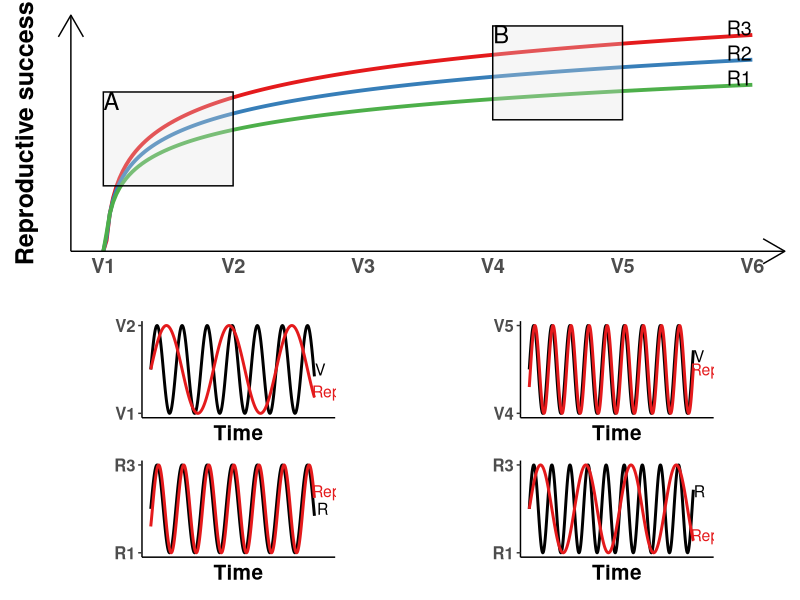

Write R code to recreate this figure. (Note: this script raises an error after producing the figure.)
## ---- chunk 1
library(ggplot2)
library(patchwork)


#First dataset RED
s1 <- seq(from=0, to=100, by=0.5)
l1 = log(s1, base = 6)
d1 = data.frame(l1, s1)


#Second dataset BLUE
s2 <- seq(from=0, to=100, by=0.5)
l2 = log(s2, base = 8)
d2 = data.frame(l2, s2)

#Third dataset GREEN
s3 <- seq(from=0, to=100, by=0.5)
l3 = log(s3, base = 12)
d3 = data.frame(l3, s3)



to=ggplot(d1, aes(s1, l1)) +
  geom_line(color = "#e41a1c", linewidth=1.3) +
  geom_line(data =  d2, aes(s2,l2), color = "#377eb8",linewidth=1.3) +
  geom_line(data =  d3, aes(s3,l3), color = "#4daf4a",linewidth=1.3) +
  ylab("Reproductive success")+
  labs(x = "") +
  theme_classic()+
  theme(axis.text.y=element_blank(),
        axis.ticks.y=element_blank())+
  scale_x_continuous(breaks=seq(from= 0, to= 100, by = 20), labels=c("V1","V2","V3", "V4","V5","V6"))+
  theme(text = element_text(size=18,face="bold"))+
  theme(axis.ticks.x=element_blank())+
  annotate("rect", xmin = c(0, 60), xmax = c(20,80), ymin = c(0.4, 1.35), 
           ymax = c(1.75, 2.7), linetype = 1, fill="gray88", alpha=0.3, colour = "black") +
  annotate("text", x = c(98, 98,98), y = c(2.67, 2.31,1.95), label = c("R3", "R2", "R1"), size=5)+
  annotate("text", x = c(1.25, 61.3), y = c(1.62,2.58), label = c("A", "B"), size=6)+
  theme(axis.line.x = element_line(arrow = arrow()))+
  theme(axis.line.y = element_line(arrow = arrow()))



##################################
x <- seq(0, 41, by = 0.1)
y1 <- sin(x)
y1.2 <- cos(x+4.3)

da1 <- data.frame( x, y1)
da1.2 <- data.frame( x, y1.2)

R_1=ggplot(da1, aes(x, y1))+
  geom_line( size=1) +
  geom_line(data =  da1.2, aes(x, y1.2), color = "#e41a1c",size=1)+
  theme_classic() +
  xlab("Time") +
  theme(axis.text.x=element_blank(),
        axis.ticks.x=element_blank()) + 
  scale_y_continuous(breaks=seq(from= -1, to= 1, by = 2), labels=c("R1","R3"))+
  theme(text = element_text(size=15, face="bold"))+
  theme(axis.title.y = element_blank()) +
  annotate("text", x = 44, y = 0.4, label = "Rep", size=4,color="#e41a1c")+
  annotate("text", x = 43, y = 0, label = "R", size=4)+ 
  theme(aspect.ratio=0.5)



###################################

x2 <- seq(0, 41, by = 0.1)
y2 <- sin(x2)
y3 = sin(x2/2.5)

da2 <- data.frame(x2, y2)
da2.1 = data.frame(x2,y3)

v_1=ggplot(da2, aes(x2, y2))+
  geom_line( size=1) +
  geom_line(data =  da2.1, aes(x2,y3), color = "#e41a1c",size=1)+
  theme_classic() +
  xlab("Time")+
  theme(axis.text.x=element_blank(),
        axis.ticks.x=element_blank())+ 
  scale_y_continuous(breaks=seq(from= -1, to= 1, by = 2), labels=c("V1","V2"))+
  theme(text = element_text(size=15, face="bold"))+
  theme(axis.title.y = element_blank())+
  annotate("text", x = 44, y = -0.5, label = "Rep", size=4, color="#e41a1c")+
  annotate("text", x = 42.5, y = 0, label = "V", size=4) + 
  theme(aspect.ratio=0.5)


po1=v_1/R_1


######################
x3 <- seq(0, 57, by = 0.1)
y3 <- sin(x3)
y3.1 <- cos(x3+4.3)

da3 <- data.frame(x3, y3)
da3.1 <- data.frame(x3, y3.1)

v_2=ggplot(da3, aes(x3, y3))+
  geom_line( size=1) +
  geom_line(data =  da3.1, aes(x3,y3.1), color = "#e41a1c",size=1)+
  theme_classic() +
  xlab("Time") +
  theme(axis.text.x=element_blank(),
        axis.ticks.x=element_blank()) + 
  scale_y_continuous(breaks=seq(from= -1, to= 1, by = 2), labels=c("V4","V5"))+
  theme(text = element_text(size=15, face="bold"))+
  theme(axis.title.y = element_blank()) +
  annotate("text", x = 61, y = 0, label = "Rep", size=4,color="#e41a1c")+
  annotate("text", x = 59, y = 0.3, label = "V", size=4)+ 
  theme(aspect.ratio=0.5)




########################################
x4 <- seq(0, 57, by = 0.1)
y4 <- sin(x4)
y5 = sin(x4/2.5)


da4 <- data.frame(x4, y4)
da5 = data.frame(x4,y5)

R_2=ggplot(da4, aes(x4, y4))+
  geom_line( size=1) +
  geom_line(data =  da5, aes(x4,y5), color = "#e41a1c",size=1)+
  theme_classic() +
  xlab("Time")+
  theme(axis.text.x=element_blank(),
        axis.ticks.x=element_blank())+ 
  scale_y_continuous(breaks=seq(from= -1, to= 1, by = 2), labels=c("R1","R3"))+
  theme(text = element_text(size=15, face="bold"))+
  theme(axis.title.y = element_blank())+
  annotate("text", x = 61, y = -0.6, label = "Rep", size=4, color="#e41a1c")+
  annotate("text", x = 59, y = 0.4, label = "R", size=4)+ 
  theme(aspect.ratio=0.5)


po2=v_2/R_2


to/ (po1 |po2)
## ---- chunk 2

#model fruit stability ~ visitation rate stability
mod2_sta= lmer(cv_1_fruit ~ cv_1_visitation + (1|Plant_gen_sp)+(1|Site_ID), data = data_plant)

#getting effects 
effe3_mod_sta <-data.frame( effect("cv_1_visitation", mod2_sta, se = TRUE))


#plot model 
p_mod2=ggplot(effe3_mod_sta, aes(cv_1_visitation, fit)) + geom_line(size=1,linetype = "dashed")+
  geom_ribbon(aes(ymin = lower, ymax = upper), alpha=0.1)+
  geom_point(data = data_plant, aes(x =  cv_1_visitation, y = cv_1_fruit, color=Plant_gen_sp),alpha=0.7, size=7)+
  labs(color='Plant species')+
  scale_colour_brewer(palette = "Set1")+
  labs(y = "Stability of fruit proportion",x="Stability of visitation rate")+
  theme_bw ()+
  guides(colour=guide_legend(nrow=2,byrow=TRUE))+ theme(legend.text = element_text(face="italic"))





# model seed stability ~ visitation rate stability
mod3_sta= lmer(cv_1_seed ~ cv_1_visitation + (1|Plant_gen_sp)+(1|Site_ID), data = data_plant)


#getting effects 
effe4_mod_sta <-data.frame( effect("cv_1_visitation", mod3_sta, se = TRUE))


#plot model 
p_mod3=ggplot(effe4_mod_sta, aes(cv_1_visitation, fit)) + geom_line(size=1)+
  geom_ribbon(aes(ymin = lower, ymax = upper), alpha=0.2)+
  labs(color='Plant species')+
  geom_point(data = data_plant, aes(x =  cv_1_visitation, y = cv_1_seed, color=Plant_gen_sp), alpha=0.7,size=7)+
  scale_colour_brewer(palette = "Set1")+
  labs(y = "Stability of seed number",x="Stability of visitation rate")+
  theme_bw ()+
  guides(colour=guide_legend(nrow=2,byrow=TRUE))+ theme(legend.text = element_text(face="italic"))



#join plots
p_plant=p_mod2+p_mod3+ 
  plot_annotation(tag_levels = "A")& 
  theme(plot.tag.position = c(0, 1),
        plot.tag = element_text(hjust = -0.8, vjust = 0.5,size=30))& 
  theme(legend.position = "bottom",legend.background = element_blank(),legend.box.background = element_rect(colour = "black"))&theme(text = element_text(size=30))
p_plant+ plot_layout(guides = "collect")

## ---- chunk 3

Pollinator_Plant<- read.csv("../Data/Pollinator_Plant.csv") #400 observaciones
Pollinator_Plant<-Pollinator_Plant[,-1]
Pollinator_Plant$Year= as.factor(Pollinator_Plant$Year)
Pollinator_Plant$Site_ID= as.factor(Pollinator_Plant$Site_ID)
Pollinator_Plant$Plant_gen_sp= as.factor(Pollinator_Plant$Plant_gen_sp)


# species out
#plant species that for each year occur only at one site
spp_out <- Pollinator_Plant %>%
  group_by(Plant_gen_sp, Year) %>%
  summarise(Unique_Id = n_distinct(Site_ID)) %>%
  filter(Unique_Id == 1) %>%
  select(Plant_gen_sp, Year)


Pollinator_Plant= anti_join(Pollinator_Plant, spp_out)



# model 1
mod1_to= glmer(cbind(fruit_formado, Fruit_No) ~ S_total * Year + (1|Site_ID/Plant_gen_sp),family=binomial,data=Pollinator_Plant)

#getting effects for the two variables
ee_mod1 <- as.data.frame(Effect(c("S_total","Year"),mod = mod1_to))

p1=ggplot(ee_mod1, aes(S_total,fit))+
  geom_line(size=0.8)+
  geom_ribbon(aes(ymin = lower, ymax = upper), alpha = .2)+
  geom_point(data= Pollinator_Plant, aes(x = S_total , y = fruit_proportion),shape=21, fill="grey", size=6)+
  labs(x = "Pollinator richness",y="Fruit proportion")+
  facet_wrap(~Year, nrow = 1) + 
  theme_bw ()+
  theme(legend.position = "none")



# model 2
mod2_to= glmer(cbind(fruit_formado, Fruit_No) ~ visitatio_rate * Year + (1|Site_ID/Plant_gen_sp),family=binomial,data=Pollinator_Plant)

#getting effects for the two variables
ee_mod2 <- as.data.frame(Effect(c("visitatio_rate","Year"),mod = mod2_to))

p2=ggplot(ee_mod2, aes(visitatio_rate,fit))+
  geom_line(size=0.8)+  
  geom_ribbon(aes(ymin = lower, ymax = upper), alpha = .2)+
  geom_point(data= Pollinator_Plant, aes(x =visitatio_rate , y = fruit_proportion),shape=21, fill="grey", size=6)+
  labs(x = "Visitation rate",y="Fruit proportion")+
  facet_wrap(~Year, nrow = 1) + 
  coord_cartesian(xlim=c(0, quantile(Pollinator_Plant$visitatio_rate,0.95)))+
  theme_bw ()+
  theme(legend.position = "none")


p1/p2&theme(text = element_text(size=35))


## ---- chunk 4
# model plot (cv_1_visitation~S_total+asynchrony)


# plot for richness
plot_stabi_plant <- data_plant %>%
  nest_by(Plant_gen_sp) %>%
  mutate(mod = list(lm(cv_1_visitation~S_total,data))) %>%
  mutate(mod1 = list(ggeffects::ggpredict(mod, terms = "S_total"))) %>%
  mutate(plots = list(ggplot(mod1, aes(x, predicted)) + geom_line(size=1) +
  geom_ribbon(aes(ymin = conf.low, ymax = conf.high), linetype = 3, alpha=0.2, colour = "black")))

#Cistus crispus
p1=plot_stabi_plant$plots[[1]] + geom_point(data =data_plant %>% filter(Plant_gen_sp == "Cistus crispus"), 
  aes(x =  S_total, y = cv_1_visitation),color="#e41a1c", alpha=0.7,size=7)+ 
  labs(x = "",y="Stability of visitation rate")+scale_x_continuous(limits = c(9, 16))+
  scale_y_continuous(limits = c(-5,9.5))+
  theme_bw ()


#Cistus ladanifer
p2=plot_stabi_plant$plots[[2]] + geom_point(data = data_plant %>% filter(Plant_gen_sp == "Cistus ladanifer"), 
  aes(x =  S_total, y = cv_1_visitation),color="#377eb8",alpha=0.7, size=7)+ 
  labs(x = "",y=NULL)+scale_x_continuous(limits = c(3, 16))+ 
  scale_y_continuous(limits = c(-1.55,4))+
  theme_bw()

#Cistus salviifolius
p3=plot_stabi_plant$plots[[3]] + geom_point(data = data_plant %>% filter(Plant_gen_sp == "Cistus salviifolius"), 
  aes(x =  S_total, y = cv_1_visitation),color= "#4daf4a",alpha=0.7, size=7)+ 
  labs(x = "Richness",y=NULL)+scale_x_continuous(limits = c(3, 20))+  
  scale_y_continuous(limits = c(-3,6))+
  theme_bw()


#Halimium halimifolium
p4=plot_stabi_plant$plots[[4]] + geom_point(data = data_plant %>% filter(Plant_gen_sp == "Halimium halimifolium"), 
  aes(x =  S_total, y = cv_1_visitation), color= "#984ea3",alpha=0.7, size=7)+   labs(x = "",y=NULL)+ scale_x_continuous(limits = c(4, 14))+ 
  scale_y_continuous(limits = c(-0.7,3))+
  theme_bw()


#Lavandula pedunculata
p5=plot_stabi_plant$plots[[5]] + geom_point(data = data_plant %>% filter(Plant_gen_sp == "Lavandula pedunculata"), 
  aes(x =  S_total, y = cv_1_visitation),color="#ff7f00",alpha=0.7, size=7)+ 
  labs(x = "",y=NULL)+  
  scale_y_continuous(limits = c(-0.7,4.7))+
  theme_bw()




# model plot for asynchrony
plot_stabi_plant_2 <- data_plant %>%
  nest_by(Plant_gen_sp) %>%
  mutate(mod = list(lm(cv_1_visitation~asyn_LM,data))) %>%
  mutate(mod1 = list(ggeffects::ggpredict(mod, terms = "asyn_LM"))) %>%
  mutate(plots = list(ggplot(mod1, aes(x, predicted)) + geom_line(size=1) +
 geom_ribbon(aes(ymin = conf.low, ymax = conf.high),linetype = 3, alpha=0.2, colour = "black")))


#Cistus crispus
p1.1=plot_stabi_plant_2$plots[[1]] + geom_point(data = data_plant %>% filter(Plant_gen_sp == "Cistus crispus"), 
  aes(x =  asyn_LM, y = cv_1_visitation),color="#e41a1c",alpha=0.7, size=7)+ 
  labs(x = "",y="Stability of visitaion rate",subtitle = "Cistus crispus")+
  scale_y_continuous(limits = c(-5,9.5))+
   theme_bw()+theme( plot.subtitle = element_text(face = "italic"))


#Cistus ladanifer
p2.1=plot_stabi_plant_2$plots[[2]] + geom_point(data = data_plant %>% filter(Plant_gen_sp == "Cistus ladanifer"), 
  aes(x =  asyn_LM, y = cv_1_visitation),color="#377eb8", alpha=0.7,size=7)+ 
  labs(x = "",y=NULL,subtitle = "Cistus ladanifer")+ 
  scale_y_continuous(limits = c(-1.55,4))+
  theme_bw()+theme( plot.subtitle = element_text(face = "italic"))


#Cistus salviifolius
p3.1=plot_stabi_plant_2$plots[[3]] + geom_point(data = data_plant %>% filter(Plant_gen_sp == "Cistus salviifolius"), 
  aes(x =  asyn_LM, y = cv_1_visitation),color= "#4daf4a",alpha=0.7, size=7)+ 
  labs(x = "Asynchrony of pollinators",y= NULL,subtitle = "Cistus salviifolius")+ 
  scale_y_continuous(limits = c(-3,6))+
  theme_bw()+theme( plot.subtitle = element_text(face = "italic"))


#Halimium halimifolium
p4.1=plot_stabi_plant_2$plots[[4]] + geom_point(data = data_plant %>% filter(Plant_gen_sp == "Halimium halimifolium"), 
  aes(x =  asyn_LM, y = cv_1_visitation), color= "#984ea3", alpha=0.7,size=7)+   labs(x = "",y=NULL,subtitle = "Halimium halimifolium")+ 
  scale_y_continuous(limits = c(-0.7,3))+
  theme_bw() +theme( plot.subtitle = element_text(face = "italic"))


#Lavandula pedunculata
p5.1=plot_stabi_plant_2$plots[[5]] + geom_point(data = data_plant %>% filter(Plant_gen_sp == "Lavandula pedunculata"), 
  aes(x =  asyn_LM, y = cv_1_visitation), color="#ff7f00",alpha=0.7, size=7)+ 
  labs(x = "",y=NULL,subtitle = "Lavandula pedunculata")+  
  scale_y_continuous(limits = c(-0.7,4.7))+
  theme_bw() +theme( plot.subtitle = element_text(face = "italic"))



#join plot
p1.1+p2.1+p3.1+p4.1+p5.1+p1+p2+p3+p4+p5+plot_layout(ncol = 5)& theme(axis.title = element_text(face="bold"))&theme(text = element_text(size=30))


## ---- chunk 5

# #scale seed number variable
Pollinator_Plant=Pollinator_Plant %>% 
  group_by(Plant_gen_sp) %>%
  mutate(seed_sc=scale(Seeds, center = T, scale = T))

#model3
mod3_to= lmer(seed_sc ~S_total * Year + (1|Site_ID/Plant_gen_sp),data=Pollinator_Plant)

#getting effects for the two variables
ee_mod3 <- as.data.frame(Effect(c("S_total","Year"),mod = mod3_to))

p3=ggplot(ee_mod3, aes(S_total,fit))+
  geom_line(size=0.8)+ 
  geom_ribbon(aes(ymin = lower, ymax = upper), alpha = .2)+
  geom_point(data= Pollinator_Plant, aes(x = S_total , y = seed_sc),shape=21, fill="grey", size=6)+
  labs(x = "Pollinator richness",y="Seed number")+
  ylim(-3,3)+
  facet_wrap(~Year, nrow = 1) + 
  theme_bw ()+
  theme(legend.position = "none")

#model4
mod4_to= lmer(seed_sc ~ visitatio_rate*Year + (1|Site_ID/Plant_gen_sp),data=Pollinator_Plant)


#getting effects for the two variables
ee_mod4 <- as.data.frame(Effect(c("visitatio_rate","Year"),mod = mod4_to))

#plot

p4 = ggplot(ee_mod4, aes(visitatio_rate,fit))+
  geom_line(size=0.8)+
  geom_ribbon(aes(ymin = lower, ymax = upper), alpha = .2)+
  geom_point(data= Pollinator_Plant, aes(x =visitatio_rate , y = seed_sc),shape=21, fill="grey",size=6)+
  labs(x = "Visitation rate",y="Seed number")+
  facet_wrap(~Year, nrow = 1) + 
  coord_cartesian(xlim=c(0, quantile(Pollinator_Plant$visitatio_rate,0.95)),ylim = c(-3,3))+
  theme_bw ()+
  theme(legend.position="none")

p3/p4 &theme(text = element_text(size=35))
